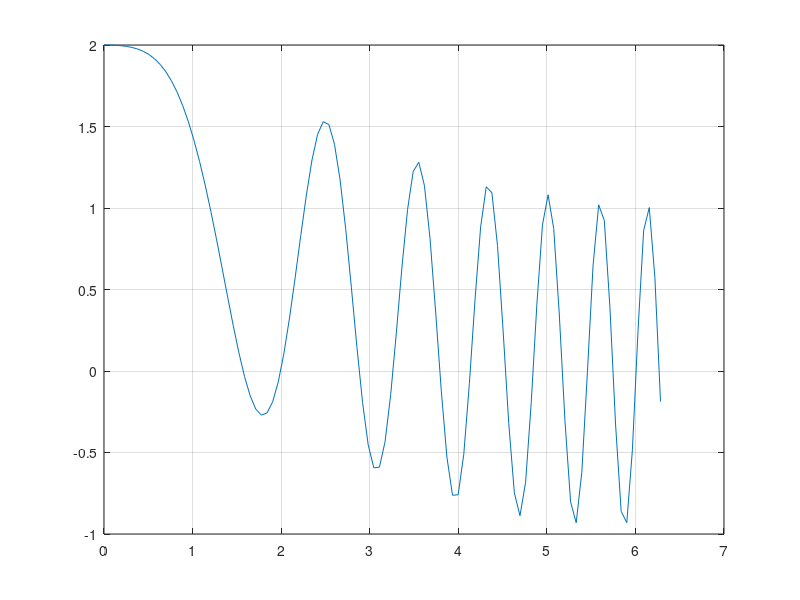

The MATLAB script that drew this image: (Note: this script raises an error after producing the figure.)
x = linspace(0,2*pi,100);
f = exp(-0.1*x.^2)+cos(x.^2);
plot(x,f);
grid on
[x_m,y_m] = fminbnd(@extr,1,2)

%%
x = linspace(0,2*pi/3,100);
f = 1./(1*cos(x)+2*sin(x)).^2;
plot(x,f);
grid on
[x_m,y_m] = fminbnd(@extr1,1,2)

%%
x = linspace(0,4,100);
f = 2-abs(x).*exp(-abs(x-1));
plot(x,f);
grid on
[x_m,y_m] = fminbnd(@extr2,0,2)


%% UPDATED
x = linspace(0,1,100);
a = [2; 4; 8; 12; 18];
f = x.^a.*log(x);
plot(x,f)
grid on
hold on
for i = 1:length(a)
    y = @(x) x.^a(i).*log(x);
    x_m(i) = fminbnd(y,0,1);
plot(x_m(i),y(x_m(i)),'*')
end
hold off

%%
x = linspace(-1,1,1000000);
a = [0; -0.1; 0.3];
b = [1; 0; -1];
f = x.^a.*exp(-1*b.*x);
plot(x,f);
grid on
hold on
for i = 1:length(a)
    y = @(x) x.^a(i).*exp(-1*b(i).*x);
    x_m(i) = fminbnd(y,-0.3,0.3);
    plot(x_m(i),y(x_m(i)),'*')
end
hold off
